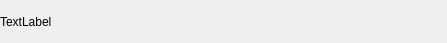
<?xml version="1.0" encoding="UTF-8"?>
<ui version="4.0">
 <class>FriendLabel</class>
 <widget class="QWidget" name="FriendLabel">
  <property name="geometry">
   <rect>
    <x>0</x>
    <y>0</y>
    <width>447</width>
    <height>43</height>
   </rect>
  </property>
  <property name="minimumSize">
   <size>
    <width>0</width>
    <height>43</height>
   </size>
  </property>
  <property name="maximumSize">
   <size>
    <width>16777215</width>
    <height>43</height>
   </size>
  </property>
  <property name="windowTitle">
   <string>Form</string>
  </property>
  <layout class="QHBoxLayout" name="horizontalLayout">
   <property name="spacing">
    <number>0</number>
   </property>
   <property name="leftMargin">
    <number>0</number>
   </property>
   <property name="topMargin">
    <number>0</number>
   </property>
   <property name="rightMargin">
    <number>0</number>
   </property>
   <property name="bottomMargin">
    <number>0</number>
   </property>
   <item>
    <widget class="QLabel" name="tip_lb">
     <property name="text">
      <string>TextLabel</string>
     </property>
    </widget>
   </item>
   <item>
    <widget class="QWidget" name="close_wid" native="true">
     <property name="minimumSize">
      <size>
       <width>25</width>
       <height>25</height>
      </size>
     </property>
     <property name="maximumSize">
      <size>
       <width>25</width>
       <height>25</height>
      </size>
     </property>
     <layout class="QHBoxLayout" name="horizontalLayout_2">
      <property name="spacing">
       <number>0</number>
      </property>
      <property name="leftMargin">
       <number>0</number>
      </property>
      <property name="topMargin">
       <number>0</number>
      </property>
      <property name="rightMargin">
       <number>0</number>
      </property>
      <property name="bottomMargin">
       <number>0</number>
      </property>
      <item>
       <widget class="ClickedLabel" name="close_lb">
        <property name="minimumSize">
         <size>
          <width>15</width>
          <height>15</height>
         </size>
        </property>
        <property name="maximumSize">
         <size>
          <width>15</width>
          <height>15</height>
         </size>
        </property>
        <property name="styleSheet">
         <string notr="true">border-image: url(:/res/tipclose.png);</string>
        </property>
        <property name="text">
         <string/>
        </property>
       </widget>
      </item>
     </layout>
    </widget>
   </item>
  </layout>
 </widget>
 <customwidgets>
  <customwidget>
   <class>ClickedLabel</class>
   <extends>QLabel</extends>
   <header location="global">clickedlabel.h</header>
  </customwidget>
 </customwidgets>
 <resources/>
 <connections/>
</ui>
